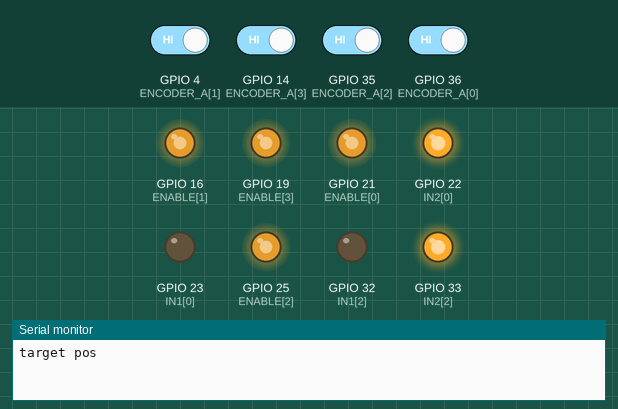
This sketch was run on a simulated ESP32. Shown: output pins drawn as LEDs (lit = HIGH), the last lines printed to the serial monitor. The test bench sets the inputs (shaded band); at power-on: GPIO 4 (ENCODER_A[1]), GPIO 14 (ENCODER_A[3]), GPIO 35 (ENCODER_A[2]), GPIO 36 (ENCODER_A[0]) HIGH.

Above: at 0.05 s.
At 2.05 s:
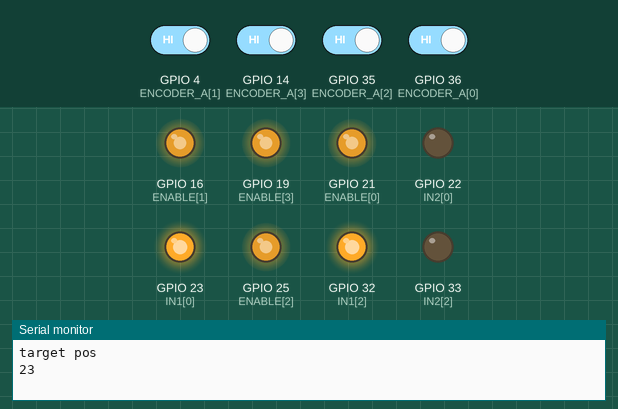
At 3.95 s:
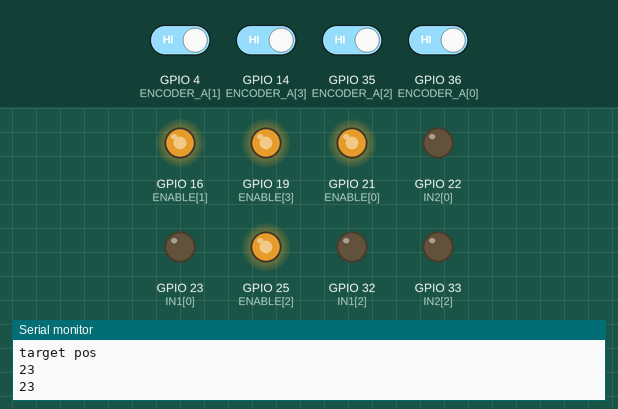
Timing chart, 0 to 4.6 s (numbered marks = the images above):
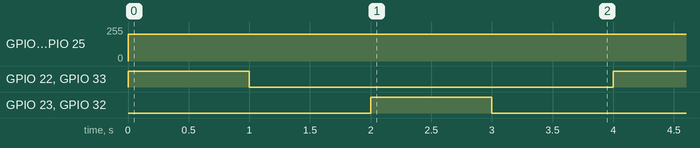

The sketch:

Test_Direction.ino
```cpp
const int IN1[4] = {23, 23, 32, 32};
const int IN2[4] = {22, 22, 33, 33};
const int ENABLE[4] = {21, 16, 25, 19};
const int ENCODER_A[4] = {36, 4, 35, 14};
const int ENCODER_B[4] = {39, 17, 34, 13};

volatile int POS[4] = {0,0,0,0};

void setup() {
  Serial.begin(115200);

  for (int i = 0; i < 4; i++) {
    pinMode(IN1[i], OUTPUT);
    pinMode(IN2[i], OUTPUT);
    pinMode(ENABLE[i], INPUT);
    pinMode(ENCODER_A[i], INPUT);
    pinMode(ENCODER_B[i], INPUT);

    //pid[i].setParams(1,0,0,255);
    ledcAttachChannel(ENABLE[i], 10000, 8, i);
  }
  // readEncoder template must be manual not in the loop
  attachInterrupt(ENCODER_A[0],readEncoder<0>,RISING);
  attachInterrupt(ENCODER_A[1],readEncoder<1>,RISING);
  attachInterrupt(ENCODER_A[2],readEncoder<2>,RISING);
  attachInterrupt(ENCODER_A[3],readEncoder<3>,RISING);

  Serial.println("target pos");
}

void loop() {
  // Run Code
  for(int i = 0; i < 4; i++){
    ledcWriteChannel(i, 200);
    digitalWrite(IN1[i],LOW);
    digitalWrite(IN2[i],HIGH);
  }
  delay(1000);
  Serial.println(IN1[0]);
  for(int i = 0; i < 4; i++){
    digitalWrite(IN1[i],LOW);
    digitalWrite(IN2[i],LOW);
  }
  //Serial.println (Pos); Send the position via serial communication
  delay(1000);
  for(int i = 0; i < 4; i++){
    digitalWrite(IN1[i],HIGH);
    digitalWrite(IN2[i],LOW);
  }
  delay(1000);
  Serial.println(IN1[0]);
  for(int i = 0; i < 4; i++){
    digitalWrite(IN1[i],LOW);
    digitalWrite(IN2[i],LOW);
  }
  delay(1000);
}

template <int j>
void readEncoder(){
  int b = digitalRead(ENCODER_B[j]);
  if (b > 0)
    POS[j]++;
  else
    POS[j]--;

  Serial.println(POS[j]);
}
```

Measured:
- by itself, GPIO 16 (ENABLE[1]), GPIO 19 (ENABLE[3]), GPIO 25 (ENABLE[2]): 0/255 → 199/255 at 0.00 s
- by itself, GPIO 22 (IN2[0]), GPIO 23 (IN1[0]), GPIO 32 (IN1[2]), GPIO 33 (IN2[2]): alternates HIGH for 1.0 s and LOW for 3.0 s
